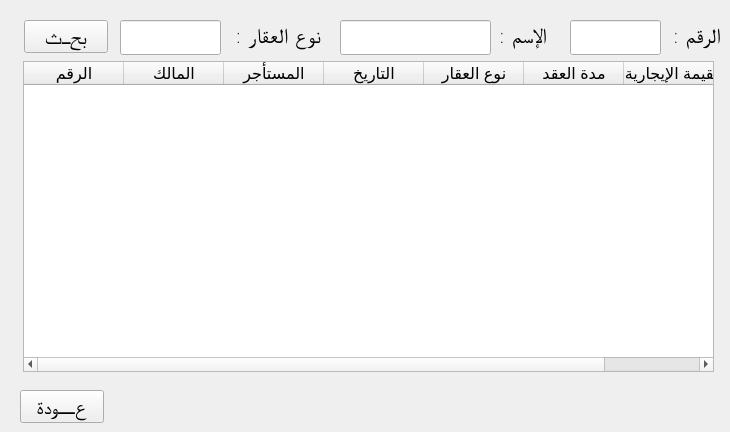
      <widget class="QWidget" name="tab_16">
       <attribute name="title">
        <string>بحث</string>
       </attribute>
       <widget class="QTableWidget" name="tableWidget_3">
        <property name="geometry">
         <rect>
          <x>23</x>
          <y>61</y>
          <width>691</width>
          <height>311</height>
         </rect>
        </property>
        <property name="font">
         <font>
          <pointsize>12</pointsize>
         </font>
        </property>
        <property name="focusPolicy">
         <enum>Qt::NoFocus</enum>
        </property>
        <property name="horizontalScrollMode">
         <enum>QAbstractItemView::ScrollPerItem</enum>
        </property>
        <attribute name="horizontalHeaderMinimumSectionSize">
         <number>44</number>
        </attribute>
        <column>
         <property name="text">
          <string>الرقم</string>
         </property>
        </column>
        <column>
         <property name="text">
          <string>المالك</string>
         </property>
        </column>
        <column>
         <property name="text">
          <string>المستأجر</string>
         </property>
        </column>
        <column>
         <property name="text">
          <string>التاريخ</string>
         </property>
        </column>
        <column>
         <property name="text">
          <string>نوع العقار</string>
         </property>
        </column>
        <column>
         <property name="text">
          <string>مدة العقد</string>
         </property>
        </column>
        <column>
         <property name="text">
          <string>القيمة الإيجارية</string>
         </property>
        </column>
       </widget>
       <widget class="QLineEdit" name="lineEdit_77">
        <property name="geometry">
         <rect>
          <x>570</x>
          <y>20</y>
          <width>91</width>
          <height>35</height>
         </rect>
        </property>
        <property name="font">
         <font>
          <family>ae_AlMateen</family>
          <pointsize>16</pointsize>
          <weight>9</weight>
          <italic>false</italic>
          <bold>false</bold>
         </font>
        </property>
        <property name="text">
         <string/>
        </property>
        <property name="alignment">
         <set>Qt::AlignLeading|Qt::AlignLeft|Qt::AlignVCenter</set>
        </property>
       </widget>
       <widget class="QLabel" name="label_93">
        <property name="geometry">
         <rect>
          <x>486</x>
          <y>20</y>
          <width>61</width>
          <height>31</height>
         </rect>
        </property>
        <property name="font">
         <font>
          <family>ae_AlMateen</family>
          <pointsize>16</pointsize>
          <weight>9</weight>
          <italic>false</italic>
          <bold>false</bold>
         </font>
        </property>
        <property name="text">
         <string>الإسم :</string>
        </property>
       </widget>
       <widget class="QLineEdit" name="lineEdit_78">
        <property name="geometry">
         <rect>
          <x>340</x>
          <y>20</y>
          <width>151</width>
          <height>35</height>
         </rect>
        </property>
        <property name="font">
         <font>
          <family>ae_AlMateen</family>
          <pointsize>16</pointsize>
          <weight>9</weight>
          <italic>false</italic>
          <bold>false</bold>
         </font>
        </property>
        <property name="text">
         <string/>
        </property>
        <property name="alignment">
         <set>Qt::AlignLeading|Qt::AlignLeft|Qt::AlignVCenter</set>
        </property>
       </widget>
       <widget class="QPushButton" name="pushButton_19">
        <property name="geometry">
         <rect>
          <x>24</x>
          <y>20</y>
          <width>84</width>
          <height>33</height>
         </rect>
        </property>
        <property name="font">
         <font>
          <family>ae_AlMateen</family>
          <pointsize>16</pointsize>
          <weight>9</weight>
          <italic>false</italic>
          <bold>false</bold>
         </font>
        </property>
        <property name="text">
         <string>بحـث</string>
        </property>
       </widget>
       <widget class="QLabel" name="label_94">
        <property name="geometry">
         <rect>
          <x>660</x>
          <y>20</y>
          <width>61</width>
          <height>31</height>
         </rect>
        </property>
        <property name="font">
         <font>
          <family>ae_AlMateen</family>
          <pointsize>16</pointsize>
          <weight>9</weight>
          <italic>false</italic>
          <bold>false</bold>
         </font>
        </property>
        <property name="text">
         <string>الرقم :</string>
        </property>
       </widget>
       <widget class="QPushButton" name="pushButton_25">
        <property name="geometry">
         <rect>
          <x>20</x>
          <y>390</y>
          <width>84</width>
          <height>33</height>
         </rect>
        </property>
        <property name="font">
         <font>
          <family>ae_AlMateen</family>
          <pointsize>16</pointsize>
          <weight>9</weight>
          <italic>false</italic>
          <bold>false</bold>
         </font>
        </property>
        <property name="text">
         <string>عــودة</string>
        </property>
       </widget>
       <widget class="QLabel" name="label_95">
        <property name="geometry">
         <rect>
          <x>230</x>
          <y>20</y>
          <width>91</width>
          <height>31</height>
         </rect>
        </property>
        <property name="font">
         <font>
          <family>ae_AlMateen</family>
          <pointsize>16</pointsize>
          <weight>9</weight>
          <italic>false</italic>
          <bold>false</bold>
         </font>
        </property>
        <property name="text">
         <string>نوع العقار :</string>
        </property>
       </widget>
       <widget class="QLineEdit" name="lineEdit_79">
        <property name="geometry">
         <rect>
          <x>120</x>
          <y>20</y>
          <width>101</width>
          <height>35</height>
         </rect>
        </property>
        <property name="font">
         <font>
          <family>ae_AlMateen</family>
          <pointsize>16</pointsize>
          <weight>9</weight>
          <italic>false</italic>
          <bold>false</bold>
         </font>
        </property>
        <property name="text">
         <string/>
        </property>
        <property name="alignment">
         <set>Qt::AlignLeading|Qt::AlignLeft|Qt::AlignVCenter</set>
        </property>
       </widget>
      </widget>
